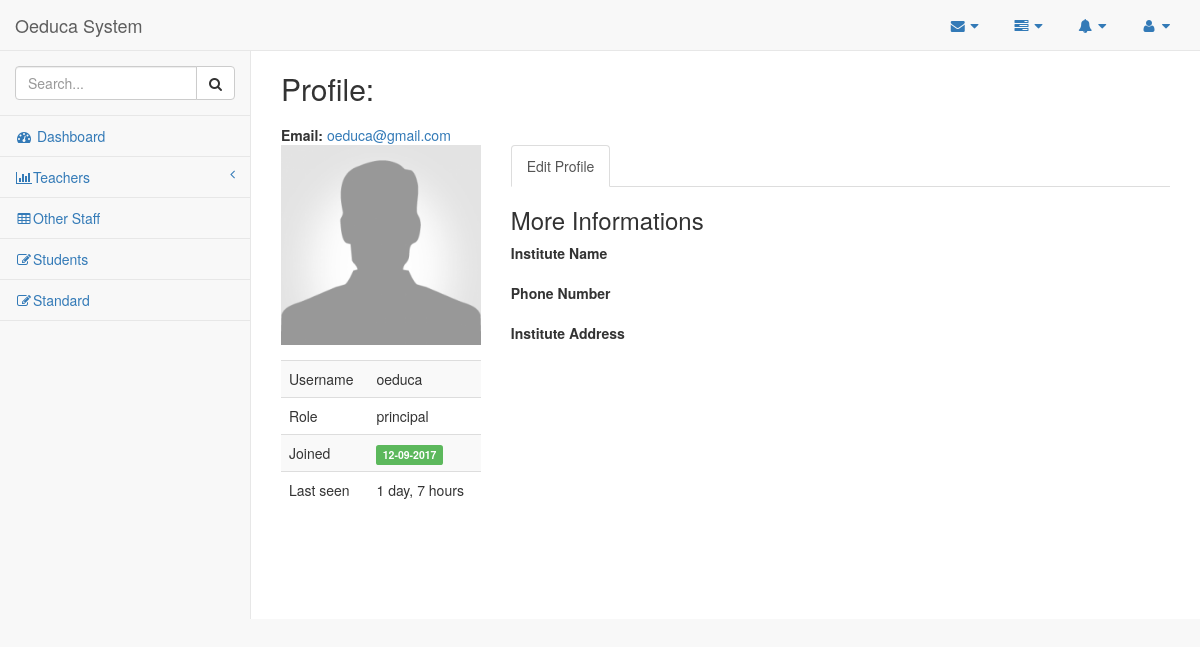
The app's page /account/profile/oeduca/, older data.
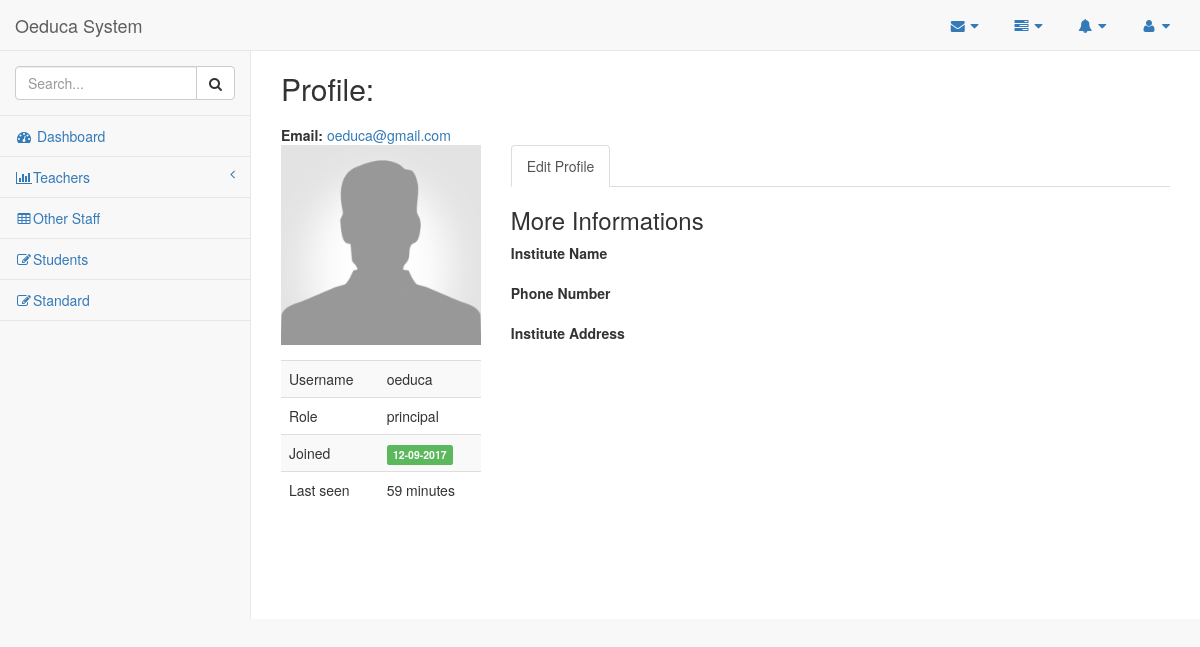
The same page, newer data.
### account/models.py (models this page shows)
class User(AbstractUser):
    username = models.CharField(max_length=255, unique=True, blank=False,
                                validators=[
                                        RegexValidator(
                                        regex = USERNAME_REGEX,
                                        message = 'Username must be Alpahnumeric or contain any of the following: ".+ -" ',
                                        code='invalid_username'
                                        )]
                                )
    first_name = models.CharField(max_length=255, blank=False,
                                  validators=[
                                        RegexValidator(
                                        regex = NAME_REGEX,
                                        message = 'Name must be Alphabetic',
                                        code='invalid_first_name'
                                        )]
                                )
    last_name = models.CharField(max_length=255, blank=False,
                                  validators=[
                                        RegexValidator(
                                        regex = NAME_REGEX,
                                        message = 'Name must be Alphabetic',
                                        code='invalid_last_name'
                                        )]
                                )
    email = models.EmailField(unique=True, blank=False)
    phone = models.CharField(max_length=10,unique=True, validators=[RegexValidator(regex='^\d{10}$', message='Length has to be 10', code='Invalid number')])
    picture = models.ImageField(null=True,
                                blank=True,
                                default='img/default.png',
                                height_field="height_field",
                                width_field="width_field",
                                verbose_name="profile picture"
                                )
    school = models.CharField(max_length=255,blank=False)
    address = models.CharField(max_length=255,blank=True)
    ROLES = (
        ('principal','Principal'),
        ('teacher','Teacher'),
        ('staff','Staff')
    )
    role = models.CharField(max_length=10, choices=ROLES,blank=True,verbose_name="login as a ",default=ROLES[0][0])
    height_field = models.IntegerField(default=600, null=True)
    width_field = models.IntegerField(default=600, null=True)
    USERNAME_FIELD = 'email' # use email to log in
    REQUIRED_FIELDS = ['username'] # required when user is created
    def get_absolute_url(self):
        return reverse("account:user_profile", kwargs={"username": self.username})

### account/views.py (the view)
# urls.py: url(r'^profile/(?P<username>\w+)/$', UserProfileAPIView.as_view(), name='user_profile'),
def user_profile(request, username=None): # Displays User Profile
    user_profile = get_object_or_404(User, username=username)
    context = { "user_profile": user_profile
              }
    return render(request, "account/profile.html", context)

### account/templates/account/profile.html (shortened to what this page needs)
{% extends 'base.html' %}
{% block body_block %}
<div class="page-content">
    <div id="tab-general">
        <div class="row mbl">
            <div class="col-lg-12">
                <div class="col-md-12">
                </div>
            </div>
            <div class="col-lg-12">
                <div class="row">
                    <div class="col-md-12">
                        <h2>Profile:
                            <h1>{{ user_profile.first_name }} {{ user_profile.last_name }}</h2>
                        <b>Email: </b><a href="mailto:#">{{ user_profile.email }}</a><br>
                        <div class="row mtl">
                            <div class="col-md-3">
                                <div class="form-group">
                                    {% if user_profile.picture %}
                                    <div class="text-center mbl"><img src="{{ user_profile.picture.url }}" alt="" class="img-responsive" /></div>
                                    <!--                                    {% endif %}
                                        <div class="text-center mbl"><a href="#" class="btn btn-green"><i class="fa fa-upload"></i>&nbsp;
                                        Upload</a></div>
-->
                                </div>
                                <table class="table table-striped table-hover">
                                    <tbody>
                                        <tr>
                                            <td>Username</td>
                                            <td> {{ user_profile.username }}</td>
                                        </tr>
                                        <tr>
                                            <td>Role</td>
                                            <td> {{ user_profile.role }}</td>
                                        </tr>
                                        <tr>
                                            <td>Joined</td>
                                            <td><span class="label label-success">{{ user_profile.date_joined|date:'d-m-Y' }}</span></td>
                                        </tr>
                                        <tr>
                                            <td>Last seen</td>
                                            <td>{{ user_profile.last_login|timesince }}</td>
                                        </tr>
                                    </tbody>
                                </table>
                            </div>
                            <div class="col-md-9">
                                <ul class="nav nav-tabs">
                                    <li class="active"><a href="{{user_profile.get_absolute_url}}edit/">Edit Profile</a></li>
                                </ul>
                                <div id="generalTabContent" class="tab-content">
                                    <div id="tab-edit" class="tab-pane fade in active">
                                        <form action="#" class="form-horizontal">
                                            <h3>More Informations</h3>
                                            <div class="form-group"><label class="col-sm-3">Institute Name</label>
                                                <div class="col-sm-9 controls">
                                                    <div class="row">
                                                        <div class="col-xs-9">
                                                        </div>
                                                    </div>
                                                </div>
                                            </div>
                                            <div class="form-group"><label class="col-sm-3">Phone Number</label>
                                                <div class="col-sm-9 controls">
                                                    <div class="row">
                                                        <div class="col-xs-4">{{ user_profile.phone }}</div>
                                                    </div>
                                                </div>
                                            </div>
                                            <div class="form-group"><label class="col-sm-3">Institute Address</label>
                                                <div class="col-sm-9 controls">
                                                    <div class="row">
                                                        <div class="col-xs-4">{{ user_profile.address }}</div>
                                                    </div>
                                                </div>
                                            </div>
                                    </div>
                                </div>
                            </div>
                        </div>
                    </div>
                </div>
            </div>
        </div>
    </div>
</div>
{% endblock %}

### templates/base.html (shortened to what this page needs)
<!DOCTYPE html>
{% load static %}
{% load permission_tags %}
<html lang="en">
<head>
    <link href="{% static 'vendor/bootstrap/css/bootstrap.min.css' %}" rel="stylesheet">
    <link href="{% static 'vendor/metisMenu/metisMenu.min.css'%}" rel="stylesheet">
    <link href="{% static 'dist/css/sb-admin-2.css'%}" rel="stylesheet">
    <link href="{% static 'vendor/morrisjs/morris.css'%}"rel="stylesheet">
    <link href="{% static 'vendor/font-awesome/css/font-awesome.min.css'%}" rel="stylesheet" type="text/css">
</head>
<body ng-app='manage-skool'>
    <div id="wrapper" ng-controller='emp'>
        <nav class="navbar navbar-default navbar-static-top" role="navigation" style="margin-bottom: 0">
            <div class="navbar-header">
                <a class="navbar-brand" href="index.html">Oeduca System</a>
            </div>
            <ul class="nav navbar-top-links navbar-right">
                <li class="dropdown">
                    <a class="dropdown-toggle" data-toggle="dropdown" href="#">
                        <i class="fa fa-envelope fa-fw"></i> <i class="fa fa-caret-down"></i>
                    </a>
                </li>
                <li class="dropdown">
                    <a class="dropdown-toggle" data-toggle="dropdown" href="#">
                        <i class="fa fa-tasks fa-fw"></i> <i class="fa fa-caret-down"></i>
                    </a>
                </li>
                <li class="dropdown">
                    <a class="dropdown-toggle" data-toggle="dropdown" href="#">
                        <i class="fa fa-bell fa-fw"></i> <i class="fa fa-caret-down"></i>
                    </a>
                </li>
                <li class="dropdown">
                    <a class="dropdown-toggle" data-toggle="dropdown" href="#">
                        <i class="fa fa-user fa-fw"></i> <i class="fa fa-caret-down"></i>
                    </a>
                </li>
            </ul>
            {% include "navigation.html" %}
        </nav>
        <div id="page-wrapper">
          {% block body_block %}
          {% endblock %}
        </div>
    </div>
</body>
</html>

### templates/navigation.html (shortened to what this page needs)
{% load permission_tags %}
            <div class="navbar-default sidebar" role="navigation">
                <div class="sidebar-nav navbar-collapse">
                    <ul class="nav" id="side-menu">
                        <li class="sidebar-search">
                            <div class="input-group custom-search-form">
                                <input type="text" class="form-control" placeholder="Search...">
                                <span class="input-group-btn">
                                <button class="btn btn-default" type="button">
                                    <i class="fa fa-search"></i>
                                </button>
                            </span>
                            </div>
                        </li>
                        {% if request.user|has_role:'principal' %}
                        <li>
                            <a href="index.html"><i class="fa fa-dashboard fa-fw"></i> Dashboard</a>
                        </li>
                        {% endif %}
                        {% if request.user|has_role:'principal,teacher' %}
                        <li>
                            <a href="{% url 'teacher:teacher_new' %}"><i class="fa fa-bar-chart-o fa-fw"></i>Teachers<span class="fa arrow"></span></a>
                        </li>
                        {% endif %}
                        {% if request.user|has_role:'principal,staff' %}
                        <li>
                            <a href="tables.html"><i class="fa fa-table fa-fw"></i>Other Staff</a>
                        </li>
                        {% endif %}
                        {% if request.user|has_role:'principal,teacher' %}
                        <li>
                            <a href="forms.html"><i class="fa fa-edit fa-fw"></i>Students</a>
                        </li>
                        {% endif %}
                        {% if request.user|has_role:'principal,teacher' %}
                        <li>
                            <a href="{% url 'standard:standard_list' %}"><i class="fa fa-edit fa-fw"></i>Standard</a>
                        </li>
                        {% endif %}
                    </ul>
                </div>
            </div>

### templates/loadscripts.html (shortened to what this page needs)
{% load static %}

Row changes from the older to the newer data that the page shows:
changed User "oeduca@gmail.com": last_login "1 day, 7 hours" → "59 minutes"
